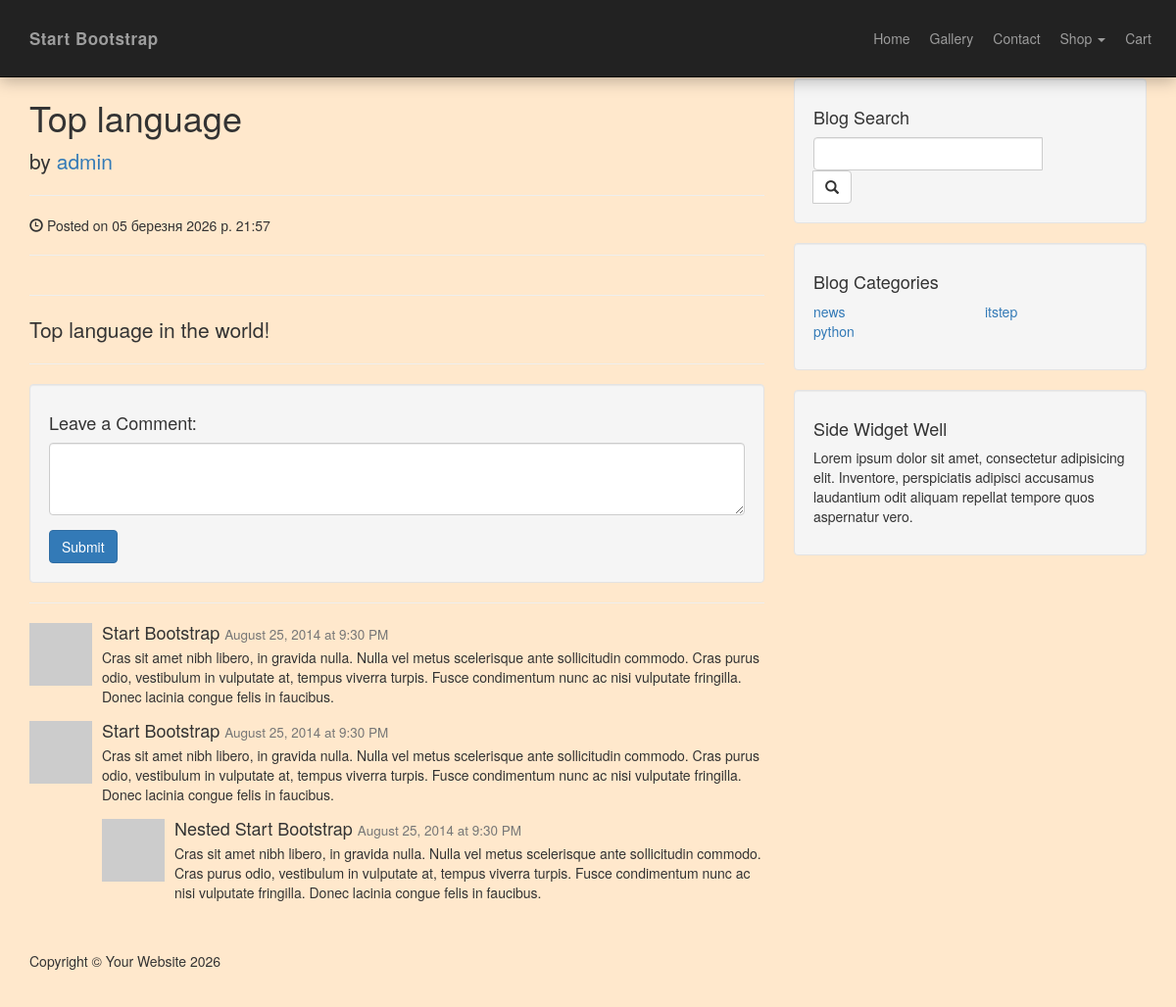
Screenshot of /post/Top-language with the database file from the repository.
### blog/models.py (models this page shows, shortened)
class Post(models.Model):
    title = models.CharField(max_length=30, verbose_name="Заголовок")
    content = models.TextField(verbose_name="Опис")
    published_date = models.DateTimeField(auto_created=True, verbose_name="Дата публікації")
    category = models.ForeignKey(Category, on_delete=models.CASCADE, verbose_name="Категорія")
    user = models.ForeignKey(User, on_delete=models.CASCADE, verbose_name="Автор")
    image = models.URLField(
        default="https://soliloquywp.com/wp-content/uploads/2016/08/How-to-Set-a-Default-Featured-Image-in-WordPress.png")
    slug = models.SlugField(max_length=220, unique=True, db_index=True)
    tags = models.ManyToManyField(Tag, blank=True, related_name='tags', verbose_name="Теги")
    class Meta:
        verbose_name = "Новина"
        verbose_name_plural = "Новини"

class Category(models.Model):
    name = models.CharField(max_length=30, unique=True, verbose_name="Назва")
    slug = models.SlugField(max_length=120, unique=True, db_index=True)
    class Meta:
        verbose_name = "Категорія"
        verbose_name_plural = "Категорії"

### blog/views.py (the view)
# urls.py: path('post/<slug:slug>', views.post_detail, name="post_detail"),
def post_detail(request, slug=None):
    post = get_object_or_404(Post, slug=slug)
    context = {'post': post}
    context.update(get_categories())
    return render(request, "blog/post.html", context)

### blog/views.py (called while the page is built)
def get_categories():
    all = Category.objects.all()
    count = all.count()
    half = count / 2 + count % 2
    first_half = all[:half]
    second_half = all[half:]
    return {'cat_left': first_half, 'cat_right': second_half}

### cart/context_processors.py (called while the page is built)
def categories_processor(request):
    return {
        'categories': Category.objects.all()
    }

def cart_context(request):
    cart = request.session.get('cart', {})
    cart_count = sum(
        item['quantity'] for item in cart.values()
    ) if cart else 0
    return {
        'cart_count': cart_count
    }

### templates/blog/post.html (shortened to what this page needs)
{% extends "layout/main_layout.html" %}
{% block 'content' %}
<h1>{{ post.title }}</h1>
<p class="lead">
    by <a href="#">{{ post.user }}</a>
</p>
<hr>
<p><span class="glyphicon glyphicon-time"></span> Posted on {{ post.published_date }}</p>
<hr>
<hr>
<p class="lead">{{ post.content }}</p>
<hr>
<div class="well">
    <h4>Leave a Comment:</h4>
    <form role="form">
        <div class="form-group">
            <textarea class="form-control" rows="3"></textarea>
        </div>
        <button type="submit" class="btn btn-primary">Submit</button>
    </form>
</div>
<hr>
<div class="media">
    <a class="pull-left" href="#">
        <img class="media-object" src="http://placehold.it/64x64" alt="">
    </a>
    <div class="media-body">
        <h4 class="media-heading">Start Bootstrap
            <small>August 25, 2014 at 9:30 PM</small>
        </h4>
        Cras sit amet nibh libero, in gravida nulla. Nulla vel metus scelerisque ante sollicitudin commodo. Cras purus
        odio, vestibulum in vulputate at, tempus viverra turpis. Fusce condimentum nunc ac nisi vulputate fringilla.
        Donec lacinia congue felis in faucibus.
    </div>
</div>
<div class="media">
    <a class="pull-left" href="#">
        <img class="media-object" src="http://placehold.it/64x64" alt="">
    </a>
    <div class="media-body">
        <h4 class="media-heading">Start Bootstrap
            <small>August 25, 2014 at 9:30 PM</small>
        </h4>
        Cras sit amet nibh libero, in gravida nulla. Nulla vel metus scelerisque ante sollicitudin commodo. Cras purus
        odio, vestibulum in vulputate at, tempus viverra turpis. Fusce condimentum nunc ac nisi vulputate fringilla.
        Donec lacinia congue felis in faucibus.
        <div class="media">
            <a class="pull-left" href="#">
                <img class="media-object" src="http://placehold.it/64x64" alt="">
            </a>
            <div class="media-body">
                <h4 class="media-heading">Nested Start Bootstrap
                    <small>August 25, 2014 at 9:30 PM</small>
                </h4>
                Cras sit amet nibh libero, in gravida nulla. Nulla vel metus scelerisque ante sollicitudin commodo. Cras
                purus odio, vestibulum in vulputate at, tempus viverra turpis. Fusce condimentum nunc ac nisi vulputate
                fringilla. Donec lacinia congue felis in faucibus.
            </div>
        </div>
    </div>
</div>
{% endblock %}

### templates/layout/main_layout.html
{% extends 'base.html' %}
{% block main %}
<div class="container">
    <div class="row">
        <div class="col-md-8">
            {% block 'content' %} {% endblock %}
        </div>
        <div class="col-md-4">
            <div class="well">
                <h4>Blog Search</h4>
                <div class="input-group">
                    <form action="{% url 'blog:search' %}" method="GET">
                        <input type="search" name="query" class="form-control">
                        <span class="input-group-btn">
                               <button class="btn btn-default" type="submit">
                                <span class="glyphicon glyphicon-search"></span>
                        </button>
                      </span>
                    </form>
                </div>
            </div>
            <div class="well">
                <h4>Blog Categories</h4>
                <div class="row">
                    <div class="col-lg-6">
                        <ul class="list-unstyled">
                            {% for c in cat_left %}
                            <li><a href="{% url 'blog:category' slug=c.slug %}">{{ c.name }}</a></li>
                            {% endfor %}
                        </ul>
                    </div>
                    <div class="col-lg-6">
                        <ul class="list-unstyled">
                            {% for c in cat_right %}
                            <li><a href="{% url 'blog:category' slug=c.slug %}">{{ c.name }}</a></li>
                            {% endfor %}
                        </ul>
                    </div>
                </div>
            </div>
            <div class="well">
                <h4>Side Widget Well</h4>
                <p>Lorem ipsum dolor sit amet, consectetur adipisicing elit. Inventore, perspiciatis adipisci accusamus
                    laudantium odit aliquam repellat tempore quos aspernatur vero.</p>
            </div>
        </div>
    </div>
</div>
{% endblock %}

### static/blog/css/blog-home.css (style rules this page uses)
body { padding-top: 80px; background: #ffe8cc; }

### rows the page displays
Post: title "Top language", user "admin", published_date "05 березня 2026 р. 21:57", content "Top language in the world!"
Category: name "news"
Category: name "python"
Category: name "itstep"
